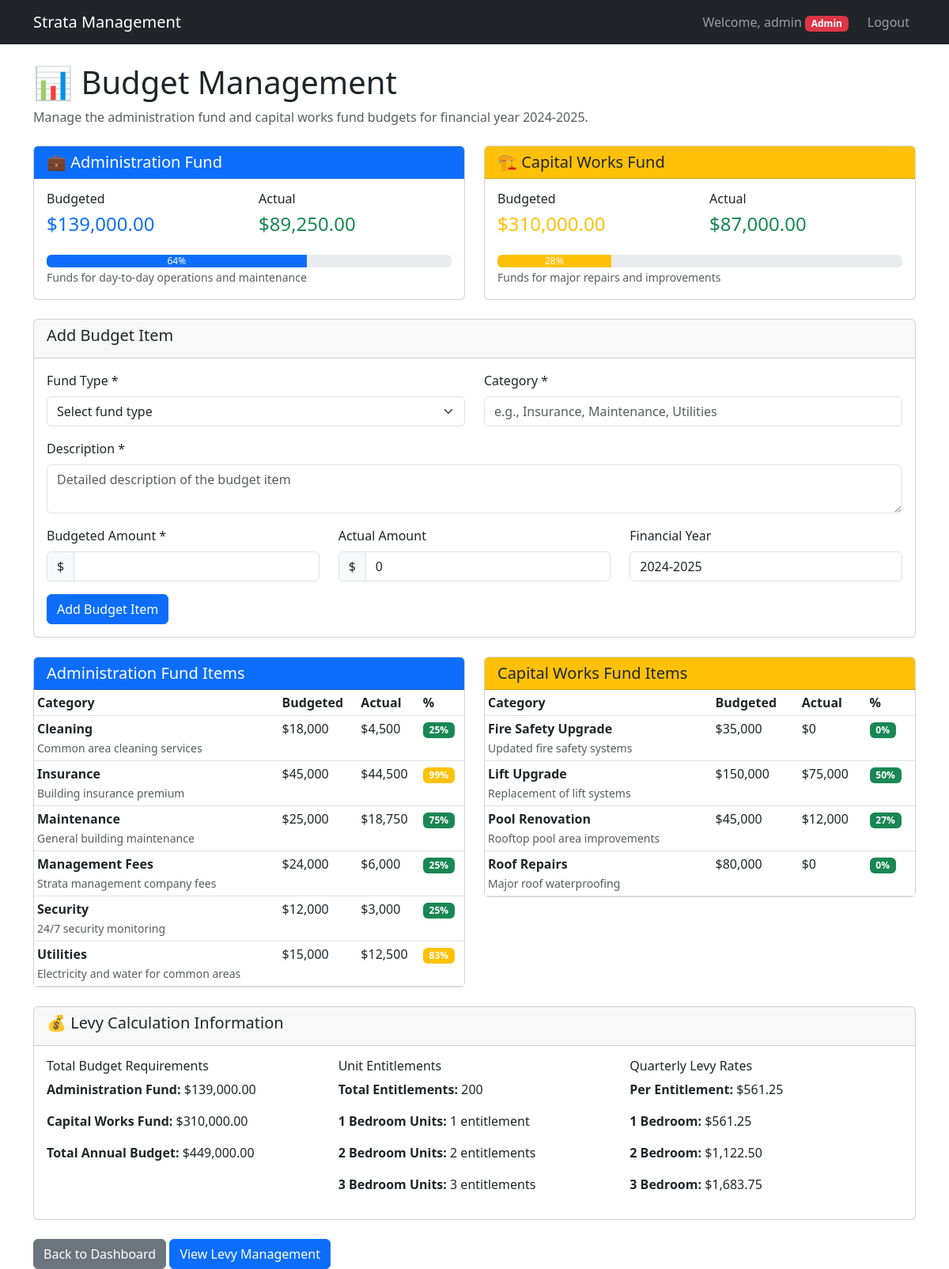
The page /api/pages/budget.php (signed in) on the database its author committed.
### tables this page shows
CREATE TABLE IF NOT EXISTS budget_items (
    id INT AUTO_INCREMENT PRIMARY KEY,
    category VARCHAR(100) NOT NULL,
    description TEXT NOT NULL,
    budgeted_amount DECIMAL(10,2) NOT NULL,
    actual_amount DECIMAL(10,2) DEFAULT 0,
    fund_type ENUM('administration', 'capital_works') NOT NULL,
    financial_year VARCHAR(9) NOT NULL,
    created_at TIMESTAMP DEFAULT CURRENT_TIMESTAMP,
    created_by INTEGER,
    FOREIGN KEY (created_by) REFERENCES users(id)
);

### api/pages/budget.php (the view, shortened to what the rows shown need)
<?php
require_once __DIR__ . '/../database/config.php';
$currentFinancialYear = (date('m') >= 7) ? date('Y') . '-' . (date('Y') + 1) : (date('Y') - 1) . '-' . date('Y');
try {
    $stmt = $pdo->prepare('
        SELECT bi.*, u.username as created_by_name
        FROM budget_items bi
        LEFT JOIN users u ON bi.created_by = u.id
        WHERE bi.financial_year = ?
        ORDER BY bi.fund_type, bi.category
    ');
    $stmt->execute([$currentFinancialYear]);
    $budgetItems = $stmt->fetchAll();
} catch (PDOException $e) {
    error_log('Budget retrieval error: ' . $e->getMessage());
    $budgetItems = [];
    $adminBudgeted = $adminActual = $capitalBudgeted = $capitalActual = 0;
}
?>
<!DOCTYPE html>
<html lang="en">
<head>
    <link href="https://cdn.jsdelivr.net/npm/bootstrap@5.3.0/dist/css/bootstrap.min.css" rel="stylesheet">
</head>
<body>
    <div class="container mt-4">
        <h1>📊 Budget Management</h1>
        <div class="row">
            <div class="col-lg-6 mb-4">
                <div class="card">
                    <div class="card-body p-0">
                        <div class="table-responsive">
                            <table class="table table-sm mb-0">
                                <thead>
                                    <tr>
                                        <th>Category</th>
                                        <th>Budgeted</th>
                                        <th>Actual</th>
                                        <th>%</th>
                                    </tr>
                                </thead>
                                <tbody>
                                    <?php
                                    $adminItems = array_filter($budgetItems, fn($item) => $item['fund_type'] === 'administration');
                                    foreach ($adminItems as $item):
                                        $percentage = $item['budgeted_amount'] > 0 ? ($item['actual_amount'] / $item['budgeted_amount']) * 100 : 0;
                                    ?>
                                        <tr>
                                            <td>
                                                <strong><?php echo htmlspecialchars($item['category']); ?></strong><br>
                                                <small class="text-muted"><?php echo htmlspecialchars($item['description']); ?></small>
                                            </td>
                                            <td>$<?php echo number_format($item['budgeted_amount'], 0); ?></td>
                                            <td>$<?php echo number_format($item['actual_amount'], 0); ?></td>
                                            <td>
                                                <span class="badge bg-<?php echo $percentage > 100 ? 'danger' : ($percentage > 80 ? 'warning' : 'success'); ?>">
                                                    <?php echo round($percentage); ?>%
                                                </span>
                                            </td>
                                        </tr>
                                    <?php endforeach; ?>
                                </tbody>
                            </table>
                        </div>
                    </div>
                </div>
            </div>
            <div class="col-lg-6 mb-4">
                <div class="card">
                    <div class="card-body p-0">
                        <div class="table-responsive">
                            <table class="table table-sm mb-0">
                                <thead>
                                    <tr>
                                        <th>Category</th>
                                        <th>Budgeted</th>
                                        <th>Actual</th>
                                        <th>%</th>
                                    </tr>
                                </thead>
                                <tbody>
                                    <?php
                                    $capitalItems = array_filter($budgetItems, fn($item) => $item['fund_type'] === 'capital_works');
                                    foreach ($capitalItems as $item):
                                        $percentage = $item['budgeted_amount'] > 0 ? ($item['actual_amount'] / $item['budgeted_amount']) * 100 : 0;
                                    ?>
                                        <tr>
                                            <td>
                                                <strong><?php echo htmlspecialchars($item['category']); ?></strong><br>
                                                <small class="text-muted"><?php echo htmlspecialchars($item['description']); ?></small>
                                            </td>
                                            <td>$<?php echo number_format($item['budgeted_amount'], 0); ?></td>
                                            <td>$<?php echo number_format($item['actual_amount'], 0); ?></td>
                                            <td>
                                                <span class="badge bg-<?php echo $percentage > 100 ? 'danger' : ($percentage > 80 ? 'warning' : 'success'); ?>">
                                                    <?php echo round($percentage); ?>%
                                                </span>
                                            </td>
                                        </tr>
                                    <?php endforeach; ?>
                                </tbody>
                            </table>
                        </div>
                    </div>
                </div>
            </div>
        </div>
    </div>
</body>
</html>

### rows shown on the page
budget_items: category "Cleaning", description "Common area cleaning services", budgeted_amount "18,000", actual_amount "4,500", percentage "25"
budget_items: category "Insurance", description "Building insurance premium", budgeted_amount "45,000", actual_amount "44,500", percentage "99"
budget_items: category "Maintenance", description "General building maintenance", budgeted_amount "25,000", actual_amount "18,750", percentage "75"
budget_items: category "Management Fees", description "Strata management company fees", budgeted_amount "24,000", actual_amount "6,000", percentage "25"
budget_items: category "Security", description "24/7 security monitoring", budgeted_amount "12,000", actual_amount "3,000", percentage "25"
budget_items: category "Utilities", description "Electricity and water for common areas", budgeted_amount "15,000", actual_amount "12,500", percentage "83"
budget_items: category "Fire Safety Upgrade", description "Updated fire safety systems", budgeted_amount "35,000", actual_amount "0", percentage "0"
budget_items: category "Lift Upgrade", description "Replacement of lift systems", budgeted_amount "150,000", actual_amount "75,000", percentage "50"
budget_items: category "Pool Renovation", description "Rooftop pool area improvements", budgeted_amount "45,000", actual_amount "12,000", percentage "27"
budget_items: category "Roof Repairs", description "Major roof waterproofing", budgeted_amount "80,000", actual_amount "0", percentage "0"

### other values the page prints
$currentUser['username'] "admin"
$currentUser['role'] "Admin"
$adminBudgeted "139,000.00"
$adminActual "89,250.00"
$capitalBudgeted "310,000.00"
$capitalActual "87,000.00"
$adminBudgeted + $capitalBudgeted "449,000.00"
$quarterlyPerEntitlement "561.25"
$quarterlyPerEntitlement * 1 "561.25"
$quarterlyPerEntitlement * 2 "1,122.50"
$quarterlyPerEntitlement * 3 "1,683.75"
